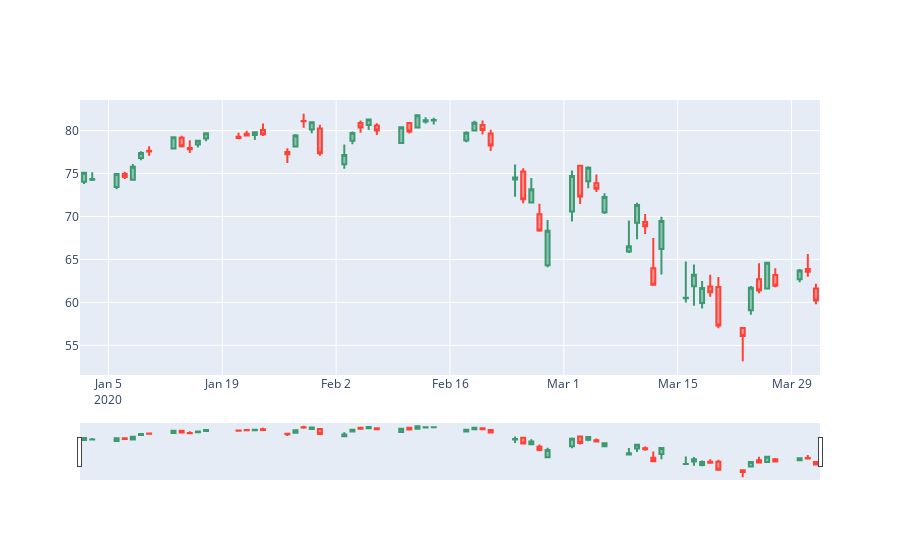

Notebook cell for this chart:
### Markdown cell above
We can the plotly library to plot candlestick chart

### Code cell
df = df_apple.loc['2020-01-01':'2020-04-01']
fig = go.Figure(
    data=go.Candlestick(
        x=df.index,
        open=df['Open'],
        high=df['High'],
        low=df['Low'],
        close=df['Close'],
    )
)
fig.show()
